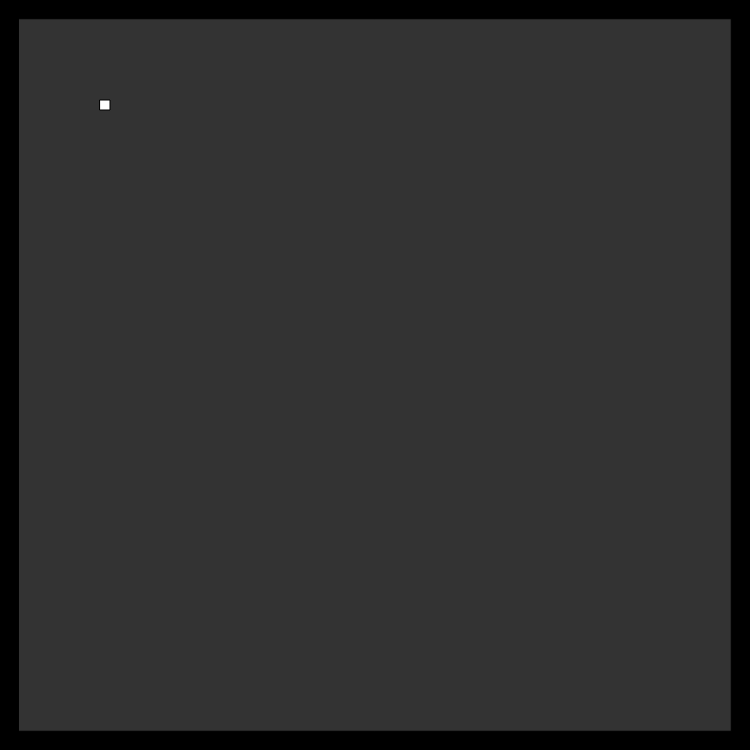
Frame 1 (no input)
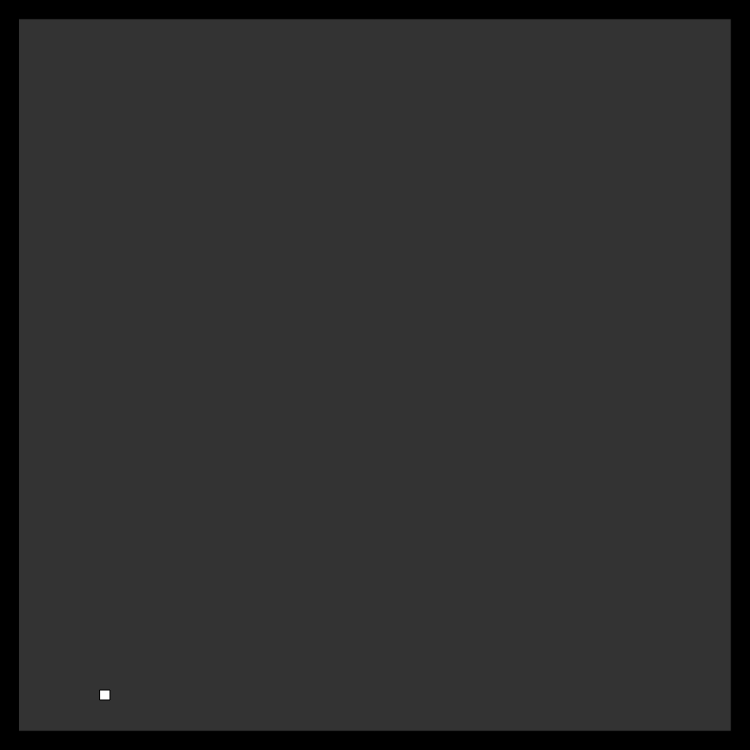
Frame 60 (no input)
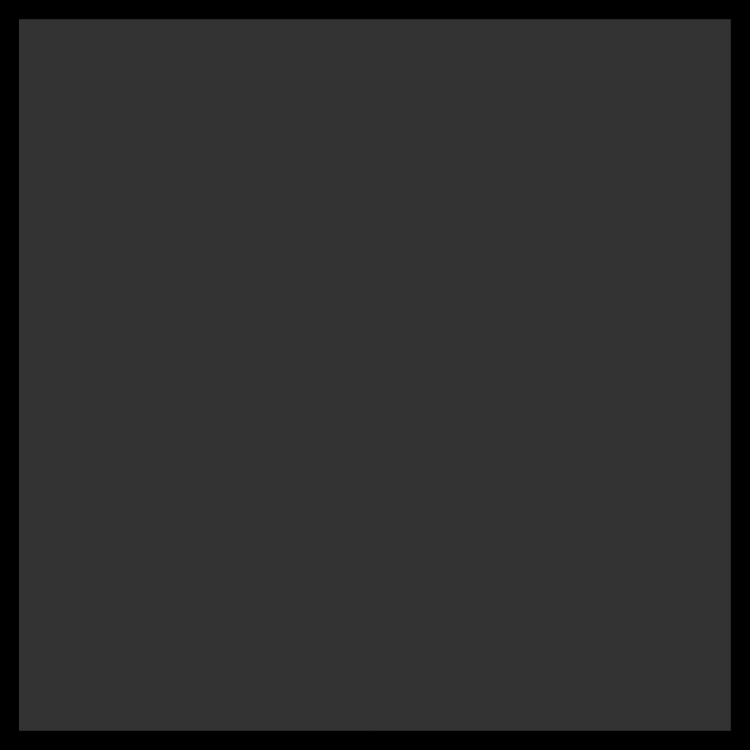
Frame 120 (the mouse pressed at the canvas centre since frame 60)

The p5.js sketch that drew these frames (run headless with seeded random() and noise() and a simulated clock; from frame 60 on, the mouse is pressed at the canvas centre):

// p5.js sketch
// ── sketch.js
var p1, height;

function setup() {
	boardDimensions();
  createCanvas(height, height);
	p1 = new Player(10, height, 100, 100);
}

function draw() {
	background(0);
	fill(51);
	rect(height * 0.025, height * 0.025, board, board);
	p1.show();
	p1.update();
}

function boardDimensions() {
  height = windowHeight * 3 / 4;
  boarder = height * 0.025
  board = height - boarder - boarder;
  scale = board / 30;
}

// ── player.js
class Player {
  height = 0
  moveY = 1;
  moveX = 0;

  constructor(scale, height, startX, startY) {
    this.height = height;
    this.scale = scale;
    this.x = startX;
    this.y = startY;
  }

  show() {
    fill(255);
    rect(this.x, this.y, this.scale, this.scale);
  }

  update() {
    this.x = this.x + this.moveX * this.scale;
    this.y = this.y + this.moveY * this.scale;
  }
}
